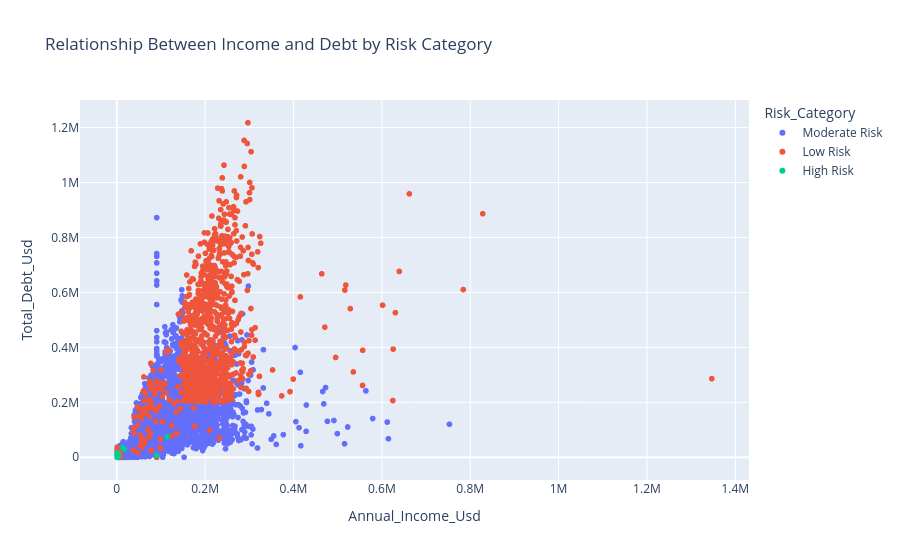

Source (notebook cell):
### Markdown cell above
<div style="
    margin:30px 0 20px 0;
    padding:0 0 12px 0;
    border-bottom:2px solid #2563eb;">
  <h3 style="
        margin:0;
        color:#0f172a;
        font-size:15px;
        font-weight:700;
        line-height:1.5;
    ">
        📊 Question 1: How are Annual Income, Total Debt are shared among different risk cateogry of clients?
</h3>
</div>

### Code cell
fig = px.scatter(
    df,
    x='Annual_Income_Usd',
    y='Total_Debt_Usd',
    color='Risk_Category',
    title='Relationship Between Income and Debt by Risk Category')
fig.show()

### Figure 1 — Plotly figure (JSON) as saved in the notebook; plotly's stock layout.template omitted (floating-point values rounded to 4 significant figures; data arrays with more than 128 entries replaced by an {"elided": "..."} marker saying what was removed)
{"data": [{"hovertemplate": "Risk_Category=Moderate Risk<br>Annual_Income_Usd=%{x}<br>Total_Debt_Usd=%{y}<extra></extra>", "legendgroup": "Moderate Risk", "marker": {"color": "#636efa", "symbol": "circle"}, "mode": "markers", "name": "Moderate Risk", "showlegend": true, "type": "scattergl", "x": {"elided": "3908 float values"}, "xaxis": "x", "y": {"elided": "3908 float values"}, "yaxis": "y"}, {"hovertemplate": "Risk_Category=Low Risk<br>Annual_Income_Usd=%{x}<br>Total_Debt_Usd=%{y}<extra></extra>", "legendgroup": "Low Risk", "marker": {"color": "#EF553B", "symbol": "circle"}, "mode": "markers", "name": "Low Risk", "showlegend": true, "type": "scattergl", "x": {"elided": "1064 float values"}, "xaxis": "x", "y": {"elided": "1064 float values"}, "yaxis": "y"}, {"hovertemplate": "Risk_Category=High Risk<br>Annual_Income_Usd=%{x}<br>Total_Debt_Usd=%{y}<extra></extra>", "legendgroup": "High Risk", "marker": {"color": "#00cc96", "symbol": "circle"}, "mode": "markers", "name": "High Risk", "showlegend": true, "type": "scattergl", "x": [1000.0, 1000.0, 90410.0, 1000.0, 3593.0, 1000.0, 2971.0, 1000.0, 3002.0, 1000.0, 1000.0, 1000.0, 1489.0, 1228.0, 1000.0, 1000.0, 1000.0, 2981.0, 1522.0, 2000.0, 114500.0, 3214.0, 1551.0, 17530.0, 1000.0, 1000.0, 13810.0, 1000.0], "xaxis": "x", "y": [0.0, 1850.0, 6657.0, 0.0, 4646.0, 676.6, 14150.0, 0.0, 12960.0, 16540.0, 2004.0, 0.0, 2070.0, 0.0, 0.0, 0.0, 0.0, 0.0, 0.0, 0.0, 74370.0, 10620.0, 0.0, 29220.0, 9986.0, 0.0, 34770.0, 8795.0], "yaxis": "y"}], "layout": {"legend": {"title": {"text": "Risk_Category"}, "tracegroupgap": 0}, "title": {"text": "Relationship Between Income and Debt by Risk Category"}, "xaxis": {"anchor": "y", "domain": [0, 1], "title": {"text": "Annual_Income_Usd"}}, "yaxis": {"anchor": "x", "domain": [0, 1], "title": {"text": "Total_Debt_Usd"}}}}
